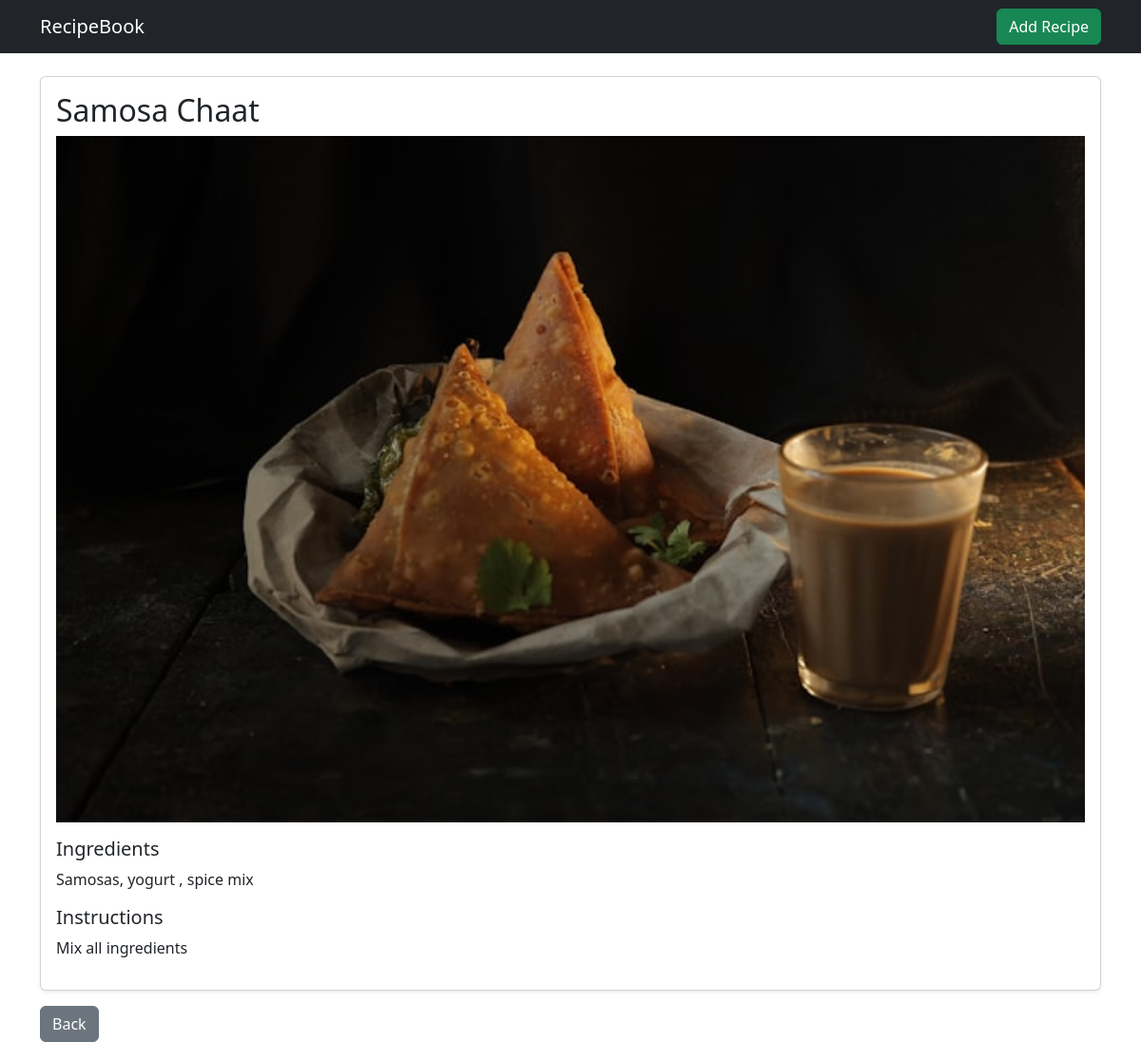
The page /recipe/5/ on the database its author committed.
### recipes/models.py (models this page shows, shortened)
class Recipe(models.Model):
    title = models.CharField(max_length=200)
    category = models.ForeignKey(Category, on_delete=models.CASCADE)
    ingredients = models.TextField()
    instructions = models.TextField()
    image = models.ImageField(upload_to='recipes/', blank=True, null=True)

### recipes/views.py (the view)
# urls.py: path('recipe/<int:pk>/', views.recipe_detail, name='detail'),
def recipe_detail(request, pk):
    recipe = get_object_or_404(Recipe, pk=pk)
    return render(request, 'recipes/detail.html', {'recipe': recipe})

### recipes/templates/recipes/detail.html
{% extends 'recipes/base.html' %}
{% block content %}
<div class="card shadow-sm p-3">
    <h2>{{ recipe.title }}</h2>
    {% if recipe.image %}
    <img src="{{ recipe.image.url }}" class="img-fluid mb-3">
    {% endif %}
    <h5>Ingredients</h5>
    <p>{{ recipe.ingredients }}</p>
    <h5>Instructions</h5>
    <p>{{ recipe.instructions }}</p>
</div>
<a href="/" class="btn btn-secondary mt-3">Back</a>
{% endblock %}

### rows shown on the page
Recipe: title "Samosa Chaat", image (picture), ingredients "Samosas, yogurt , spice mix", instructions "Mix all ingredients"
